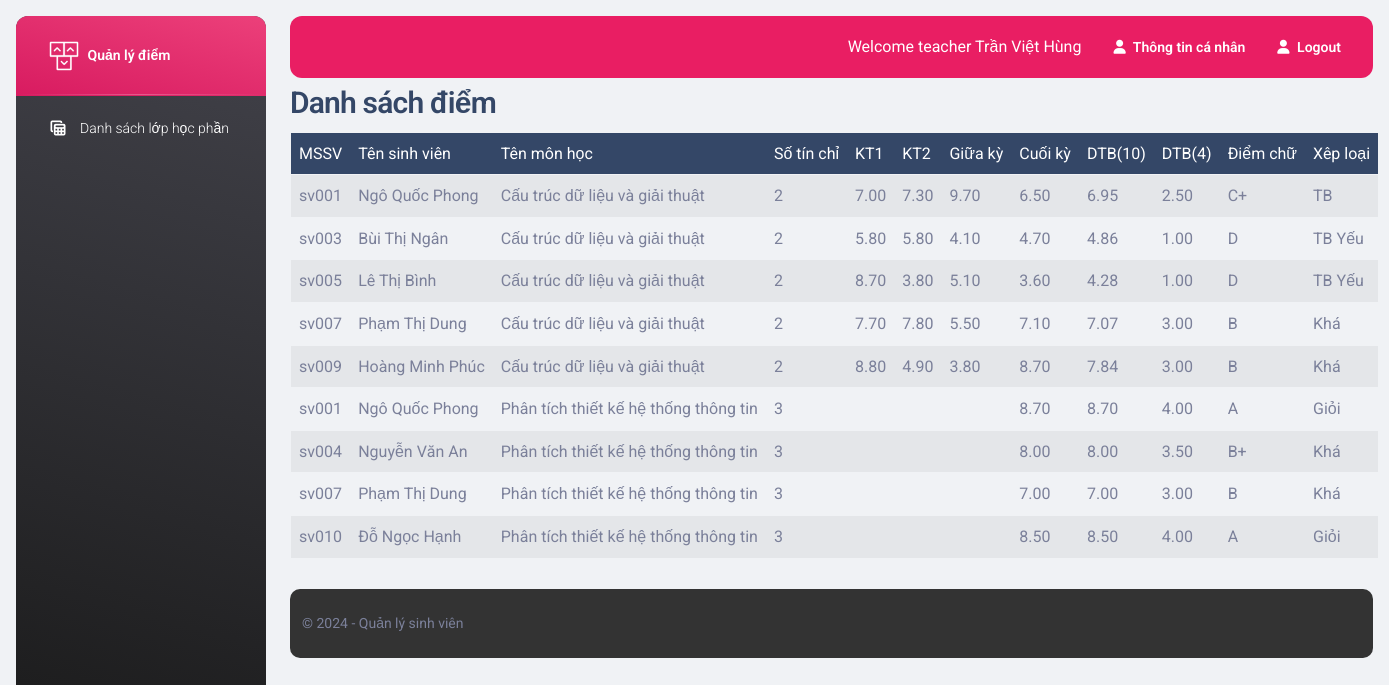
/qldiemsinhvien/teacher/score_index.php (signed in), run on the app's committed database.
### tables this page shows
CREATE TABLE `register` (
  `register_id` int(10) NOT NULL,
  `module_id` int(10) NOT NULL,
  `student_id` varchar(10) NOT NULL,
  `test1` double(8,2) DEFAULT NULL,
  `test2` double(8,2) DEFAULT NULL,
  `mid` double(8,2) DEFAULT NULL,
  `final` double(8,2) DEFAULT NULL,
  `avg10` double(8,2) DEFAULT NULL,
  `avg4` double(8,2) DEFAULT NULL,
  `avgchar` varchar(3) DEFAULT NULL,
  `xeploai` varchar(30) DEFAULT NULL
);

CREATE TABLE `student` (
  `student_id` varchar(10) NOT NULL,
  `student_class_id` int(10) NOT NULL,
  `student_major_id` int(10) NOT NULL
);

CREATE TABLE `user` (
  `username` varchar(10) NOT NULL,
  `password` varchar(255) NOT NULL,
  `name` varchar(255) NOT NULL,
  `gender` varchar(10) NOT NULL,
  `dateofbirth` date NOT NULL,
  `email` varchar(255) NOT NULL,
  `role` varchar(255) NOT NULL,
  `token` varchar(255) DEFAULT NULL
);

CREATE TABLE `subject` (
  `subject_id` int(10) NOT NULL,
  `subject_name` varchar(255) NOT NULL,
  `major_id` int(10) NOT NULL,
  `credit` int(11) NOT NULL
);

### qldiemsinhvien/class/Db.php (called while the page is built, shortened)
<?php
class Db {
    public static $conn = null;
    function __construct()
    {
        Db::$conn = new PDO('mysql:host=' . HOST . '; dbname=' . DB, U, P);
        Db::$conn->query('set names utf8');
    }
    function selectQuery($sql, $params=[]) {
        $stm = Db::$conn->prepare($sql);
        $stm->execute($params);
        return $stm->fetchAll(PDO::FETCH_OBJ);
    }
}

### qldiemsinhvien/class/score.php (called while the page is built, shortened)
<?php
class score extends Db {
    function all_byteacher($id) {
        $sql = "select * from register, student, module, semester, subject, user
                where register.student_id = student.student_id
                and student.student_id = user.username
                and register.module_id = module.module_id
                and module.semester_id = semester.semester_id
                and module.subject_id = subject.subject_id
                and module.teacher_id = ?";
        return $this->selectQuery($sql, [$id]);
    }
}

### qldiemsinhvien/teacher/score_index.php (the view, shortened to what this page needs)
<?php
$score = new score();
$data = $score->all_byteacher($_SESSION['login'][1]);
?>
<?php include '../teacher/includes/header.php' ?>
<body class="g-sidenav-show  bg-gray-200">
<?php include '../teacher/includes/aside.php' ?>
<main class="main-content position-relative max-height-vh-100 h-100 border-radius-lg ">
<?php include '../teacher/includes/nav_top.php' ?>
<div class="container-fluid py-1 px-3">
    <h3>Danh sách điểm</h3>
    <table border="1" id="table" class="table table-striped">
        <thead class="table-dark">
            <tr>
                <td style="width: 10%">MSSV</td>
                <td style="width: 25%">Tên sinh viên</td>
                <td style="width: 20%">Tên môn học</td>
                <td style="width: 5%">Số tín chỉ</td>
                <td style="width: 10%">KT1</td>
                <td style="width: 10%">KT2</td>
                <td style="width: 10%">Giữa kỳ</td>
                <td style="width: 10%">Cuối kỳ</td>
                <td style="width: 10%">DTB(10)</td>
                <td style="width: 10%">DTB(4)</td>
                <td style="width: 10%">Điểm chữ</td>
                <td style="width: 10%">Xêp loại</td>
            </tr>
        </thead>
        <tbody>
            <?php
            foreach ($data as $item) {
            ?>
                <tr>
                    <td><?php echo $item->student_id ?></td>
                    <td><?php echo $item->name ?></td>
                    <td><?php echo $item->subject_name ?></td>
                    <td><?php echo $item->credit ?></td>
                    <td><?php echo $item->test1 != '' ? number_format($item->test1, 2) : '' ?></td>
                    <td><?php echo $item->test2 != '' ? number_format($item->test2, 2) : '' ?></td>
                    <td><?php echo $item->mid != '' ? number_format($item->mid, 2) : '' ?></td>
                    <td><?php echo $item->final != '' ? number_format($item->final, 2) : '' ?></td>
                    <td><?php echo $item->avg10 != '' ? number_format($item->avg10, 2) : '' ?></td>
                    <td><?php echo $item->avg4 != '' ? number_format($item->avg4, 2) : '' ?></td>
                    <td><?php echo $item->avgchar ?></td>
                    <td><?php echo $item->xeploai ?></td>
                </tr>
            <?php
            }
            ?>
        </tbody>
    </table>
</div>
<?php include '../teacher/includes/footer.php' ?>

### qldiemsinhvien/teacher/includes/header.php (style rules this page uses)
body { display: flex; flex-direction: column; min-height: 100vh; margin: 0; }
main { flex: 1; }

### data on the page
register: student.student_id "sv001", user.name "Ngô Quốc Phong", subject.subject_name "Cấu trúc dữ liệu và giải thuật", subject.credit "2", test1 "7.00", test2 "7.30", mid "9.70", final "6.50", avg10 "6.95", avg4 "2.50", avgchar "C+", xeploai "TB"
register: student.student_id "sv003", user.name "Bùi Thị Ngân", subject.subject_name "Cấu trúc dữ liệu và giải thuật", subject.credit "2", test1 "5.80", test2 "5.80", mid "4.10", final "4.70", avg10 "4.86", avg4 "1.00", avgchar "D", xeploai "TB Yếu"
register: student.student_id "sv005", user.name "Lê Thị Bình", subject.subject_name "Cấu trúc dữ liệu và giải thuật", subject.credit "2", test1 "8.70", test2 "3.80", mid "5.10", final "3.60", avg10 "4.28", avg4 "1.00", avgchar "D", xeploai "TB Yếu"
register: student.student_id "sv007", user.name "Phạm Thị Dung", subject.subject_name "Cấu trúc dữ liệu và giải thuật", subject.credit "2", test1 "7.70", test2 "7.80", mid "5.50", final "7.10", avg10 "7.07", avg4 "3.00", avgchar "B", xeploai "Khá"
register: student.student_id "sv009", user.name "Hoàng Minh Phúc", subject.subject_name "Cấu trúc dữ liệu và giải thuật", subject.credit "2", test1 "8.80", test2 "4.90", mid "3.80", final "8.70", avg10 "7.84", avg4 "3.00", avgchar "B", xeploai "Khá"
register: student.student_id "sv001", user.name "Ngô Quốc Phong", subject.subject_name "Phân tích thiết kế hệ thống thông tin", subject.credit "3", final "8.70", avg10 "8.70", avg4 "4.00", avgchar "A", xeploai "Giỏi"
register: student.student_id "sv004", user.name "Nguyễn Văn An", subject.subject_name "Phân tích thiết kế hệ thống thông tin", subject.credit "3", final "8.00", avg10 "8.00", avg4 "3.50", avgchar "B+", xeploai "Khá"
register: student.student_id "sv007", user.name "Phạm Thị Dung", subject.subject_name "Phân tích thiết kế hệ thống thông tin", subject.credit "3", final "7.00", avg10 "7.00", avg4 "3.00", avgchar "B", xeploai "Khá"
register: student.student_id "sv010", user.name "Đỗ Ngọc Hạnh", subject.subject_name "Phân tích thiết kế hệ thống thông tin", subject.credit "3", final "8.50", avg10 "8.50", avg4 "4.00", avgchar "A", xeploai "Giỏi"

### other printed values
$_SESSION['login'][2] "Trần Việt Hùng"
